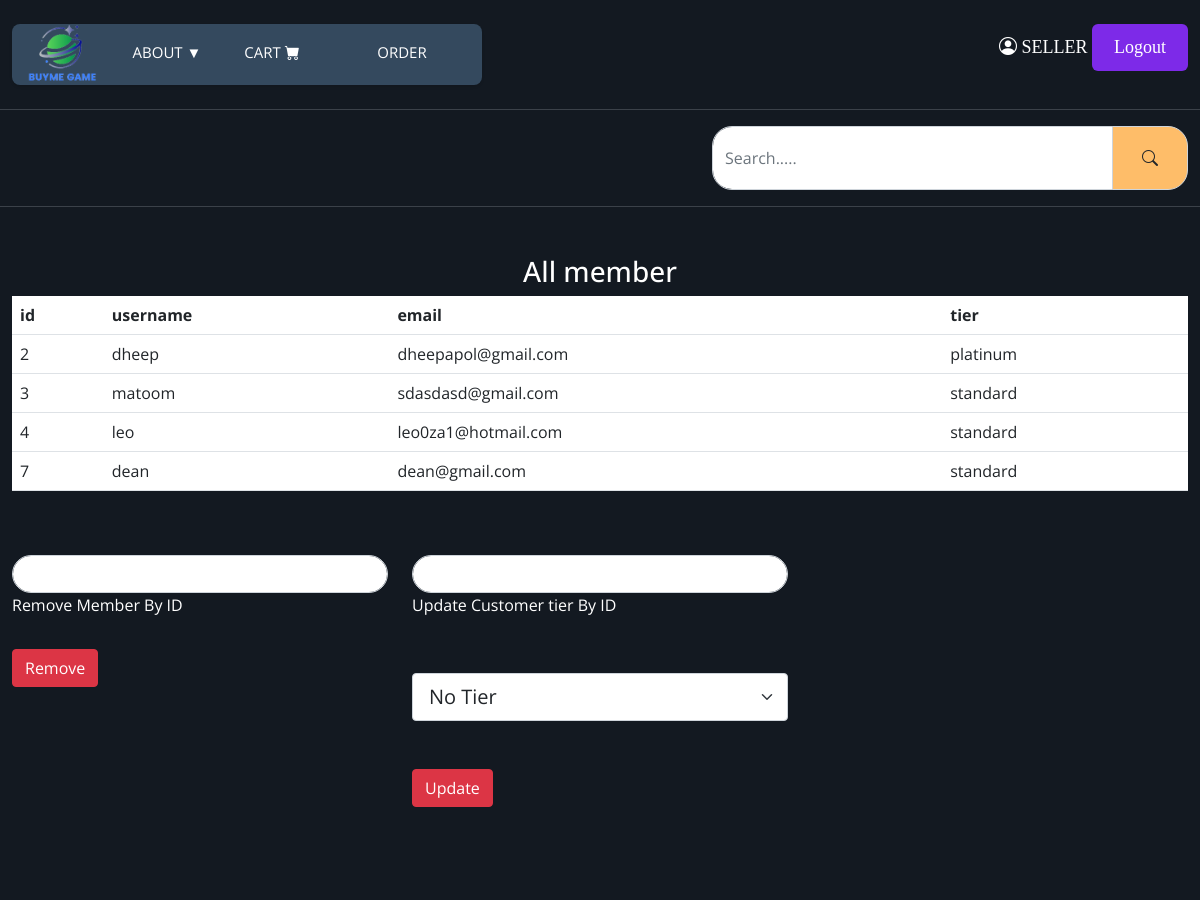
/adminpage.php (signed in, upper part), run on an earlier commit of the app's database.
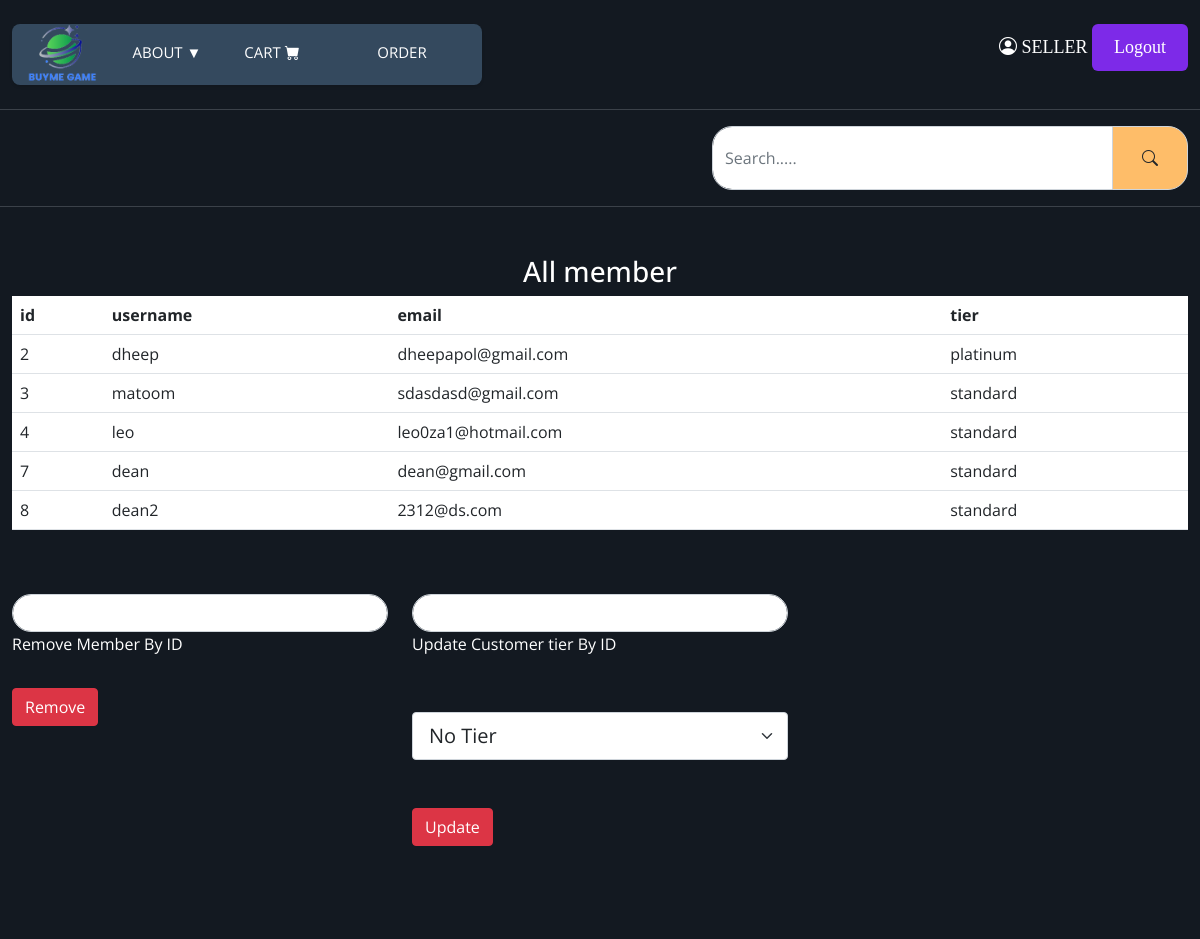
And on a later commit of the database.
### tables this page shows
CREATE TABLE "Users" (
	"id"	INTEGER NOT NULL UNIQUE,
	"username"	TEXT NOT NULL,
	"email"	TEXT NOT NULL,
	"password"	TEXT NOT NULL,
	"role"	TEXT NOT NULL,
	"tier"	TEXT,
	PRIMARY KEY("id" AUTOINCREMENT)
);

### adminpage.php (the view, shortened to what this page needs)
<?php
require_once('components.php');
include('server.php');
?>
<html lang="en">
<head>
  <link rel="stylesheet" href="https://cdn.jsdelivr.net/npm/bootstrap-icons@1.10.4/font/bootstrap-icons.css">
  <link href="https://cdn.jsdelivr.net/npm/bootstrap@5.0.0/dist/css/bootstrap.min.css" rel="stylesheet">
  <link rel="stylesheet" href="https://cdn.jsdelivr.net/npm/@fortawesome/fontawesome-free@6.2.0/css/fontawesome.min.css"
>
  <link rel="stylesheet" href="https://cdn.jsdelivr.net/npm/bootstrap-icons@1.9.1/font/bootstrap-icons.css">
  <link rel="stylesheet" href="style.css">
</head>
<body>
  <?php navhead(); ?>
  <?php
  if ($_SESSION['role'] == 'customer') {
    echo '<section class="home-wrapper-1 py-5">
<div class="container-xxl">
    <div class="row h-75 text-center">
    <div class="col-12">
<h1 class="text-danger">You do not have the permisson</h1>
    </div>
    </div>
</div>
      </section>';
  } else if($_SESSION['role'] == 'seller') {
    echo '<section class="home-wrapper-1 py-5">
      <div class="container-xxl">
          <div class="row text-center mb-5">
          <div class="col-12">
          <h3 class="text-white">All member</h3>
          <table class="table bg-white">
          <tr>
            <th>id</th>
            <th>username</th>
            <th>email</th>
            <th>tier</th>
          </tr>';
    $query = "SELECT * FROM Users WHERE role = 'customer'";
    $ret = $db->query($query);
    while ($row = $ret->fetchArray(SQLITE3_ASSOC)) {
      echo '<tr>
      <td>' . $row['id'] . '</td>
      <td>' . $row['username'] . '</td>
      <td>' . $row['email'] . '</td>
      <td>' . $row['tier'] . '</td>
    </tr>';
    }
    echo '</table>
    </div>
      </div>
      <div class="row">
      <div class="col-4">
      <form action="" method="POST">
      <div class="form-outline mb-4">
          <input type="text" name="removemem" required="ID is required" class="form-control">
          <label class="form-label text-white" for="removemem">Remove Member By ID</label>
      </div>
      <button type="submit" name="removemember" class="btn btn-danger btn-block">Remove</button>
      </form>
      </div>
      <div class="col-4">
      <form action="" method="POST">
      <div class="form-outline mb-4">
          <input type="text" name="memupdate" required="ID is required" class="form-control">
          <label class="form-label text-white" for="updaterole">Update Customer tier By ID</label>
          <select class="form-select form-select-lg my-5" aria-label=".form-select-lg example" name="selecttier">
  <option selected value="standard">No Tier</option>
</select>
      </div>
      <button type="submit" name="updaterole" class="btn btn-danger btn-block">Update</button>
      </form>
      </div>
      </div>
  </div>
        </section>
        <section class="home-wrapper-1 py-5">
        <div class="container-xxl">
        <table class="table bg-white">
          <tr>
          </tr>';
          echo '</table>
        </div>
        </section>';}
  ?>
</body>
</html>

### components.php (shortened to what this page needs)
<?php
function navhead(){
  if (isset($_SESSION['username'])) {
    $navh = '
    <header class="header-top-strip py-4">
    <div class="container-xxl">
    <div class="row">
    <div class="col-9">
    <nav>
        <a href="index.php"><img src="logo.png" alt="Logo"></a>
        <div class="dropdown col-4">
          <a href="#" class="dropdown">About &#9660;</a>
        </div>
        <a href="cart.php" class="text-white col-4">Cart <i class="bi bi-cart-fill"></i></a>
        <a href="order.php" class="text-white col-1">Order</a>
    </nav>
    </div>
    <div class="col-3">
    <p class="textlg text-white text-end mb-1"><a href="account.php" ><i class="bi bi-person-circle"></i></a> '.$_SESSION['username'].'   <button class="button" onclick="logout()"">Logout</button></p>
    </div>
    </div>
    </header>
  <header class="header-upper py-3">
    <div class="container-xxl">
      <div class="row align-items-center">
        <div class="col-5">
        <form action="category.php" method="GET">
        <div class="input-group">
            <input type="text" name="search"
              class="form-control py-2"
              placeholder="Search....."
              aria-label="Search....."
              aria-describedby="basic-addon2" />
            <span class="input-group-text p-3" id="basic-addon2">
            <button class="btn" type="submit"><i class="bi bi-search"></i></button>
            </span>
          </div>
        </form>
        </div>
      </div>
    </div>
  </header>';
  }else{    $navh = '
  </header>';
}
echo $navh;
}
?>

### style.css (style rules this page uses)
* { margin: 0; padding: 0; box-sizing: border-box; }
:root { --color-131921: #131921; --color-3b4149: #3b4149; --color-febd69: #febd69; }
body { font-family: 'Kanit', sans-serif; }
a { text-decoration: none; color : inherit; }
.header-top-strip { background-color: var(--color-131921); border-bottom: 1px solid var(--color-3b4149); }
.header-upper { background-color: var(--color-131921); border-bottom: 1px solid var(--color-3b4149); }
.header-upper .input-group-text { background-color: var(--color-febd69); border-radius: 20px 20px 20px 20px; }
.home-wrapper-1 { background-color: var(--color-131921); min-height: 80vh; }
img { max-width: 70%; height: auto; }
.form-control { border-radius: 20px 20px 20px 20px; }

### components.php (style rules this page uses)
body { font-family: "Open Sans", sans-serif; background: #2c3e50; }
nav { position: relative; width: 470px; background: #34495e; border-radius: 8px; font-size: 0; box-shadow: 0 2px 3px 0 rgba(0,0,0,.1); }
nav a,nav .dropdown { font-size: 15px; text-transform: uppercase; color: white; text-decoration: none; line-height: 50px; position: relative; z-index: 1; display: inline-block; text-align: center; }
nav a:nth-child(1),nav .dropdown:nth-child(1) { width: 100px; }
nav a:nth-child(2),nav .dropdown:nth-child(2) { width: 110px; }
nav a:nth-child(3) { width: 100px; }
nav a:nth-child(4) { width: 160px; }
.dropdown { position: relative; display: inline-block; }
.button { position: relative; padding: 10px 22px; border-radius: 6px; border: none; color: #fff; cursor: pointer; background-color: #7d2ae8; transition: all 0.2s ease; }
.button:before, .button:after { position: absolute; content: ""; width: 150%; left: 50%; height: 100%; transform: translateX(-50%); z-index: -1000; background-repeat: no-repeat; }
.textlg { font-family: consolas; text-transform: uppercase; font-size: 18px; }

What changed in the data, as far as the page shows it:
added users: id "8", username "dean2", email "2312@ds.com", tier "standard"
